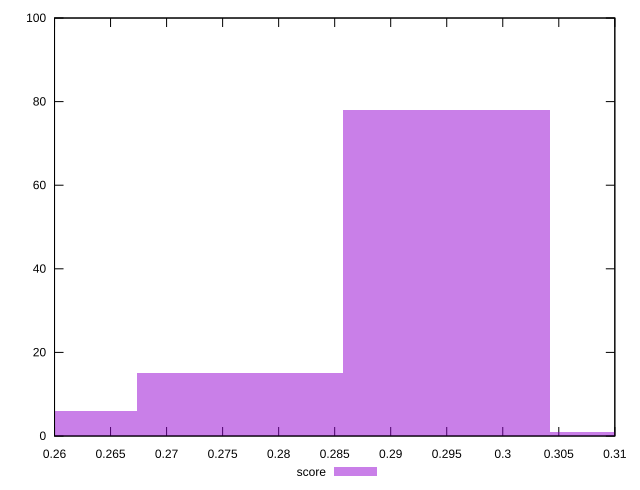

gnuplot code for this plot:
reset

$score <<EOF
0.2950007389665126 78
0.2581256465956985 6
0.2765631927811055 15
0.3134382851519196 1
EOF

set key outside below
set boxwidth 0.018437546185407036
set xrange [0.26:0.31]
set yrange [0:100]
set trange [0:100]
set style fill transparent solid 0.5 noborder
set terminal svg size 640, 490 enhanced background rgb 'white'
set output "report_00023_2021-02-20T12:14:57.249Z/uses-text-compression/samples/pages+cached+noadtech+nomedia/score/histogram.svg"

plot $score title "score" with boxes

reset
